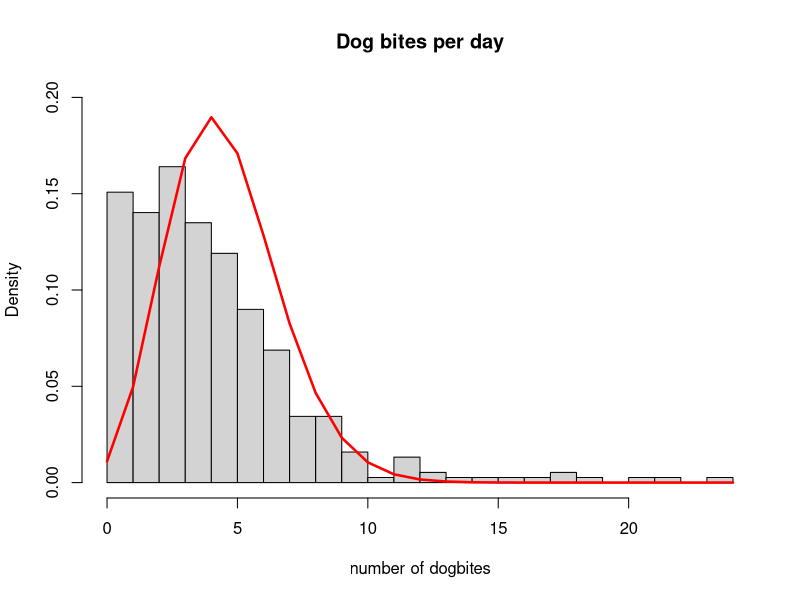

Write the R code that produced this figure.
#question 5
#5(a)
#lambda in maximum likelihood of Poisson distribution is  equal to the mean of the given dataframe.
dog_bites <- read.csv("dogbites.total.csv", header = TRUE)
rows <- c(1:nrow(dog_bites))
total = 0
for (i in rows){
  total = total + dog_bites[i,1]
}
mean_lambda = total/ nrow(dog_bites)

#5(b)
#5(b1)
freq_less_than_1 = ppois(1,mean_lambda)

#5(b2)
#the number of admissions is most likely to occur on a given day would be rather similar to the mean, as the mean is how much dog bites in total over the days
#however, as the data is a discrete data, we could not round the given number up. So we have to round down the given number.
admissions_per_day <- round(floor(mean_lambda))

#5(b3)
#the number of admissions over the interval of 28 days could be acquired by multiplying the mean (average number of person admitted per day) with the number
#of days, which in this case is 28.
admissions_28 = mean_lambda * 28

#5(b4)
#to find six or more dog-bite admissions for at least 8 of the days in a 28 day period, we must first look at how much admissions should be expected upon the 
#8 days as follows:
expected_8_days = mean_lambda * 8 
#to find six or more dog bites, we could use;
six_bites = 1 - ppois(5,mean_lambda)
#and to find the six or more dog bites within the 8 days, we could do ;
six_bites_eight_days = 1 - dbinom(0,28,six_bites) - dbinom(1,28,six_bites) - dbinom(2,28,six_bites) - dbinom(3,28,six_bites) - dbinom(4,28,six_bites) - 
  dbinom(5,28,six_bites) - dbinom(6,28,six_bites) - dbinom(7,28,six_bites)

#5(c)
i = seq(0,24, length = 25 )
j = dpois(i, mean_lambda)
hist(dog_bites$daily.dogbites, ylim = c(0,0.2), breaks = 24, main = "Dog bites per day", xlab = "number of dogbites", prob = TRUE)
lines(i,j, lwd =2.5, col = "red")